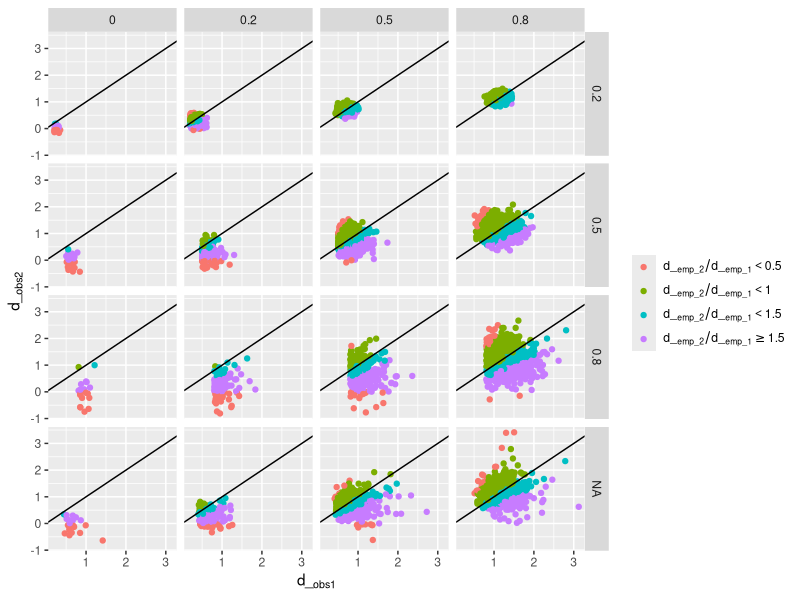

Recreate this plot in R.
## ---- chunk 1
knitr::opts_chunk$set(echo = TRUE)
## ---- chunk 2
d_true <- c(0, .2, .5, .8)
d_hyp <- c(.2, .5, .8, NA)
## ---- chunk 3
alpha = .05
beta = .20
pow = 1-beta
Nsamples = 1000
N = rep(NA, length(d_hyp)) # Sample size needed to achieve power
p = Tval = TvalLow = d_emp = d_empLow = L0x = LR= Lhypx =Lhyp = L1x = array(NA, dim = c(length(d_hyp), Nsamples, 2, length(d_true))) 

df1 =df2 =matrix(0,nrow = 1, ncol=5)

## ---- chunk 4

  for (dd in 1:length(d_hyp)){
    for (k in 1:length(d_true)){
  # repeat the Simulation Nsamples times
    for (ss in 1: Nsamples){
      # IF existing point Hypothesis, estimate minimum sample size for errorates alpha and beta
      if (!is.na(d_hyp[dd])){
          N[dd] = round(2*(qnorm(1-alpha/2)+qnorm(pow))^2/d_hyp[dd]^2) }
      # IF not existing point Hypothesis, draw random sample size from sequence 10 - 100
      if (is.na(d_hyp[dd])){
          N[dd] = sample(seq(10,100),1)}

      
# repeat the simulation twice: 1.lab 2. pratical implementation
for (times in 1:2){
  # simulate distribution oftreatment group
  x1 =rnorm(N[dd],d_true[k], 1)
  meanx1 = mean(x1)
  # simulate distribution oftreatment group
  x0 =rnorm(N[dd],0, 1)
  meanx0 = mean(x0)
      

        #Calculate t-values
        Tval[dd,ss,times, k] = (meanx1-meanx0)/(sqrt((var(x1) + var(x0))/2)*sqrt(2/N[dd]))
        p[dd,ss,times, k] = 2*pt(-Tval[dd,ss,times, k], (2*N[dd]-2)) # p-value
        d_emp[dd,ss,times, k] = 2*Tval[dd,ss,times, k]/sqrt(N[dd]) #d-emp
        if(times == 1) df1 = rbind(df1,c(d_emp[dd,ss,times, k],  p[dd,ss,times, k], d_hyp[dd],d_true[k],times))
        if(times == 2) df2 = rbind(df2,c(d_emp[dd,ss,times, k],  p[dd,ss,times, k], d_hyp[dd],d_true[k],times))
        
###### the following lines of code are only relevant later for LR test and test on the lower borderof the interval
#   
#   #calculate Standard Error as in R t.test function
        # TvalLow[dd,ss,times, k] = (lowdiff)/(sqrt((var(x1) + var(x0))/2)* sqrt(2/N[dd])) # lower bounds (effect based on lower bound) => IGNORE
        # d_empLow[dd,ss,times, k] = 2*TvalLow[dd,ss,times, k]/sqrt(N[dd]) # lower bounds => IGNORE
        # 
        # L0x[dd,ss,times, k] = dt(Tval[dd,ss,times, k], (2*N[dd]-2), 0) # likelihood of 0 given data, density at observed t-value given df and non centrality param (0)
        # 
        # if(!is.na(d_hyp[dd])){
        # 
        #   ncp = d_hyp[dd]*sqrt(N[dd])/sqrt(2) #non-centrality param (of t distribution)
        #   L1x[dd,ss,times, k] = dt(Tval[dd,ss,times, k], (2*N[dd]-2), ncp) #likelihood of obs t-value given hypothesied effect           size for transformed distr given ncp
        #   Lhypx[dd,ss,times, k] = dt(ncp, (2*N[dd]-2), ncp) #density at median of same distribution (.39)
        #   LR[dd,ss,times, k] = L1x[dd,ss,times, k]/L0x[dd,ss,times, k] # likelihood ratio (obs t-value and null hyp) (LRT>4 => obs effect size is not from the H0 distr)
        #   Lhyp[dd,ss,times, k] = Lhypx[dd,ss,times, k]/L1x[dd,ss,times, k] #likelihood ration of the median of hypothesied distr to obs effect size => how far obs effect size from the H0 effect size
        # }
      }
    }
  }
}
## ---- chunk 5
library(ggplot2)
library(knitr)


df1 = df1[-1,]
df2 = df2[-1,]

df= cbind(df1[which(df1[,2] < .05), c(1,3,4)],df2[which(df1[,2] < .05), 1])



colnames(df)= c("d_1","d_hyp","d_true","d_2")
df= as.data.frame(df)

df$ratio = df$d_1/df$d_2
df$ratio[df$d_1 ==0] = df$df_2/.0001
df$ratioFactor[df$ratio < .5]=1
df$ratioFactor[df$ratio >= .5]=2
df$ratioFactor[df$ratio >= 1] =3
df$ratioFactor[df$ratio >= 1.5]=4

summaries = matrix(NA, nrow= length(d_true)*length(d_hyp), ncol = 4)

for(k in 1:length(d_true)){
  for (dd in 1:length(d_hyp)){
    print(length(d_hyp)*(k-1)+dd)
    summaries[(length(d_hyp)*(k-1) + dd) ,] = c(round(mean(d_emp[dd,which(p[dd,,1,k] <.05),2,k]/d_emp[dd,which(p[dd,,1,k] <.05),1,k]),2),
                                                round(sd(d_emp[dd,which(p[dd,,1,k] <.05),2,k]/d_emp[dd,which(p[dd,,1,k] <.05),1,k]),2), d_hyp[dd],d_true[k])
    
  }}
summaries = as.data.frame(summaries)
colnames(summaries)= c(expression(M(d_[emp_2]/d_[emp_1])),expression(SD(d_[emp_2]/d_[emp_1])),"d_hyp","d_true")


ggplot(df, aes(x=d_1, y=d_2, color = factor(ratioFactor)))+
  geom_point()+
  facet_grid(d_hyp~d_true)+
  xlab(bquote(d_[obs1]))+
  ylab(bquote(d_[obs2]))+
  geom_abline(intercept = 0, slope = 1)+
  scale_color_discrete(name = "", labels = c(bquote(d_[emp_2]/d_[emp_1]<.5),
                                                                       bquote(d_[emp_2]/d_[emp_1]<1),
                                                                       bquote(d_[emp_2]/d_[emp_1]<1.5),
 
                                                                                                                   bquote(d_[emp_2]/d_[emp_1]>=1.5)))
## ---- chunk 6

kable(summaries,col.names = c("M(ratio)",
                              "SD(ratio)",
                              "d_hyp","d_true"))


# 
# $d_{hyp} =$ `r d_hyp[1]` \& $d_{true} =$ `r d_true[1]` 
# 
# $M(\frac{d_{emp_2}}{d_{emp_1}})$= `r round(mean(d_emp[1,which(p[1,,1,1] <.05),2,1]/d_emp[1,which(p[1,,1,1] <.05),1,1]),2)`, $SD(\frac{d_{emp_2}}{d_{emp_1}})$= `r round(sd(d_emp[1,which(p[1,,1,1] <.05),2,1]/d_emp[1,which(p[1,,1,1] <.05),1,1]),2)`
# 
# $d_{hyp} =$ `r d_hyp[2]` \& $d_{true} =$ `r d_true[1]` 
# 
# $M(\frac{d_{emp_2}}{d_{emp_1}})$= `r round(mean(d_emp[2,which(p[2,,1,1] <.05),2,1]/d_emp[2,which(p[2,,1,1] <.05),1,1]),2)`, $SD(\frac{d_{emp_2}}{d_{emp_1}})$= `r round(sd(d_emp[2,which(p[2,,1,1] <.05),2,1]/d_emp[2,which(p[2,,1,1] <.05),1,1]),2)`
# 
# 
# $d_{hyp} =$ `r d_hyp[3]` \& $d_{true} =$ `r d_true[1]` 
# 
# $M(\frac{d_{emp_2}}{d_{emp_1}})$= `r round(mean(d_emp[3,which(p[3,,1,1] <.05),2,1]/d_emp[3,which(p[3,,1,1] <.05),1,1]),2)`, $SD(\frac{d_{emp_2}}{d_{emp_1}})$= `r round(sd(d_emp[3,which(p[3,,1,1] <.05),2,1]/d_emp[3,which(p[3,,1,1] <.05),1,1]),2)`
# 
# $d_{hyp} =$ `r d_hyp[4]` \& $d_{true} =$ `r d_true[1]` 
# 
# $M(\frac{d_{emp_2}}{d_{emp_1}})$= `r round(mean(d_emp[4,which(p[4,,1,1] <.05),2,1]/d_emp[4,which(p[4,,1,1] <.05),1,1]),2)`, $SD(\frac{d_{emp_2}}{d_{emp_1}})$= `r round(sd(d_emp[4,which(p[4,,1,1] <.05),2,1]/d_emp[4,which(p[4,,1,1] <.05),1,1]),2)`
# 
# 
# 
# 
# $d_{hyp} =$ `r d_hyp[1]` \& $d_{true} =$ `r d_true[2]` 
# 
# $M(\frac{d_{emp_2}}{d_{emp_1}})$= `r round(mean(d_emp[1,which(p[1,,1,2] <.05),2,2]/d_emp[1,which(p[1,,1,2] <.05),1,2]),2)`, $SD(\frac{d_{emp_2}}{d_{emp_1}})$= `r round(sd(d_emp[1,which(p[1,,1,2] <.05),2,2]/d_emp[1,which(p[1,,1,2] <.05),1,2]),2)`
# 
# $d_{hyp} =$ `r d_hyp[2]` \& $d_{true} =$ `r d_true[2]` 
# 
# $M(\frac{d_{emp_2}}{d_{emp_1}})$= `r round(mean(d_emp[2,which(p[2,,1,2] <.05),2,2]/d_emp[2,which(p[2,,1,2] <.05),1,2]),2)`, $SD(\frac{d_{emp_2}}{d_{emp_1}})$= `r round(sd(d_emp[2,which(p[2,,1,2] <.05),2,2]/d_emp[2,which(p[2,,1,2] <.05),1,2]),2)`
# 
# 
# $d_{hyp} =$ `r d_hyp[3]` \& $d_{true} =$ `r d_true[2]` 
# 
# $M(\frac{d_{emp_2}}{d_{emp_1}})$= `r round(mean(d_emp[3,which(p[3,,1,2] <.05),2,2]/d_emp[3,which(p[3,,1,2] <.05),1,2]),2)`, $SD(\frac{d_{emp_2}}{d_{emp_1}})$= `r round(sd(d_emp[3,which(p[3,,1,2] <.05),2,2]/d_emp[3,which(p[3,,1,2] <.05),1,2]),2)`
# 
# 
# $d_{hyp} =$ `r d_hyp[4]` \& $d_{true} =$ `r d_true[2]` 
# 
# $M(\frac{d_{emp_2}}{d_{emp_1}})$= `r round(mean(d_emp[4,which(p[4,,1,2] <.05),2,2]/d_emp[4,which(p[4,,1,2] <.05),1,2]),2)`, $SD(\frac{d_{emp_2}}{d_{emp_1}})$= `r round(sd(d_emp[4,which(p[4,,1,2] <.05),2,2]/d_emp[4,which(p[4,,1,2] <.05),1,2]),2)`
# 
# 
# 
# $d_{hyp} =$ `r d_hyp[1]` \& $d_{true} =$ `r d_true[3]` 
# 
# $M(\frac{d_{emp_2}}{d_{emp_1}})$= `r round(mean(d_emp[1,which(p[1,,1,3] <.05),2,3]/d_emp[1,which(p[1,,1,3] <.05),1,3]),2)`, $SD(\frac{d_{emp_2}}{d_{emp_1}})$= `r round(sd(d_emp[1,which(p[1,,1,3] <.05),2,3]/d_emp[1,which(p[1,,1,3] <.05),1,3]),2)`
# 
# $d_{hyp} =$ `r d_hyp[2]` \& $d_{true} =$ `r d_true[3]` 
# 
# $M(\frac{d_{emp_2}}{d_{emp_1}})$= `r round(mean(d_emp[2,which(p[2,,1,3] <.05),2,3]/d_emp[2,which(p[2,,1,3] <.05),1,3]),2)`, $SD(\frac{d_{emp_2}}{d_{emp_1}})$= `r round(sd(d_emp[2,which(p[2,,1,3] <.05),2,3]/d_emp[2,which(p[2,,1,3] <.05),1,3]),2)`
# 
# 
# $d_{hyp} =$ `r d_hyp[3]` \& $d_{true} =$ `r d_true[3]` 
# 
# $M(\frac{d_{emp_2}}{d_{emp_1}})$= `r round(mean(d_emp[3,which(p[3,,1,3] <.05),2,3]/d_emp[3,which(p[3,,1,3] <.05),1,3]),2)`, $SD(\frac{d_{emp_2}}{d_{emp_1}})$= `r round(sd(d_emp[3,which(p[3,,1,3] <.05),2,3]/d_emp[3,which(p[3,,1,3] <.05),1,3]),2)`
# 
# $d_{hyp} =$ `r d_hyp[4]` \& $d_{true} =$ `r d_true[3]` 
# 
# $M(\frac{d_{emp_2}}{d_{emp_1}})$= `r round(mean(d_emp[4,which(p[4,,1,3] <.05),2,3]/d_emp[4,which(p[4,,1,3] <.05),1,3]),2)`, $SD(\frac{d_{emp_2}}{d_{emp_1}})$= `r round(sd(d_emp[4,which(p[4,,1,3] <.05),2,3]/d_emp[4,which(p[4,,1,3] <.05),1,3]),2)`
# 
# 
# $d_{hyp} =$ `r d_hyp[1]` \& $d_{true} =$ `r d_true[4]` 
# 
# $M(\frac{d_{emp_2}}{d_{emp_1}})$= `r round(mean(d_emp[1,which(p[1,,1,4] <.05),2,4]/d_emp[1,which(p[1,,1,4] <.05),1,4]),2)`, $SD(\frac{d_{emp_2}}{d_{emp_1}})$= `r round(sd(d_emp[1,which(p[1,,1,4] <.05),2,4]/d_emp[1,which(p[1,,1,4] <.05),1,4]),2)`
# 
# $d_{hyp} =$ `r d_hyp[2]` \& $d_{true} =$ `r d_true[4]` 
# 
# $M(\frac{d_{emp_2}}{d_{emp_1}})$= `r round(mean(d_emp[2,which(p[2,,1,4] <.05),2,4]/d_emp[2,which(p[2,,1,4] <.05),1,4]),2)`, $SD(\frac{d_{emp_2}}{d_{emp_1}})$= `r round(sd(d_emp[2,which(p[2,,1,4] <.05),2,4]/d_emp[2,which(p[2,,1,4] <.05),1,4]),2)`
# 
# 
# $d_{hyp} =$ `r d_hyp[3]` \& $d_{true} =$ `r d_true[4]` 
# 
# $M(\frac{d_{emp_2}}{d_{emp_1}})$= `r round(mean(d_emp[3,which(p[3,,1,4] <.05),2,4]/d_emp[3,which(p[3,,1,4] <.05),1,4]),2)`, $SD(\frac{d_{emp_2}}{d_{emp_1}})$= `r round(sd(d_emp[3,which(p[3,,1,4] <.05),2,4]/d_emp[3,which(p[3,,1,4] <.05),1,4]),2)`
# 
# $d_{hyp} =$ `r d_hyp[4]` \& $d_{true} =$ `r d_true[4]` 
# 
# $M(\frac{d_{emp_2}}{d_{emp_1}})$= `r round(mean(d_emp[4,which(p[4,,1,4] <.05),2,4]/d_emp[4,which(p[4,,1,4] <.05),1,4]),2)`, $SD(\frac{d_{emp_2}}{d_{emp_1}})$= `r round(sd(d_emp[4,which(p[4,,1,4] <.05),2,4]/d_emp[4,which(p[4,,1,4] <.05),1,4]),2)`
# Average ratio of effect sizes if $LR > \frac{\beta}{\alpha} =$ 'r beta/alpha' : $\frac{d_{emp_2}}{d_{emp_1}}$:
#   $d_{hyp} =$ `r d_hyp[1]` \& $d_{true} =$ `r d_true` 
# `r mean(d_emp[1,which(LR[1,,1] >20),2]/d_emp[1,which(LR[1,,1] >20),1])`
# $d_{hyp} =$ `r d_hyp[2]` \& $d_{true} =$ `r d_true` 
# `r mean(d_emp[2,which(LR[1,,1] >20),2]/d_emp[2,which(LR[1,,1] >20),1])`
# Average ratio of effect sizes if $LR > \frac{\beta}{\alpha} =$ 'r beta/alpha' : $\frac{d_{emp_2}}{d_{emp_1}}$:
#   $d_{hyp} =$ `r d_hyp[1]` \& $d_{true} =$ `r d_true` 
# `r mean(d_emp[1,which(LR[1,,1] >20 & Lhyp[1,,1] > 4 ),2]/d_hyp[1])`
# $d_{hyp} =$ `r d_hyp[2]` \& $d_{true} =$ `r d_true` 
# `r mean(d_emp[1,which(LR[2,,1] >20 & Lhyp[2,,1] > 4 ),2]/d_hyp[2])`

